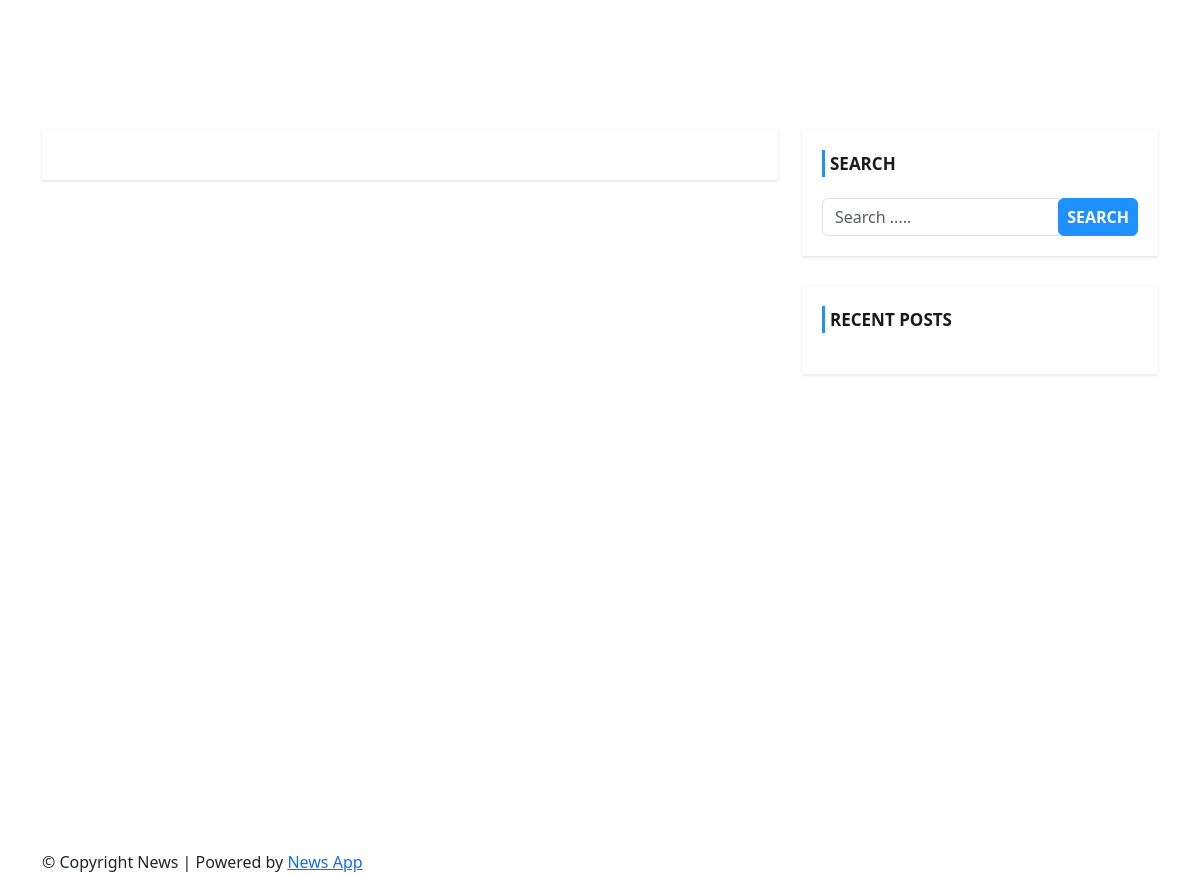
The page /search.php on the database as committed earlier.
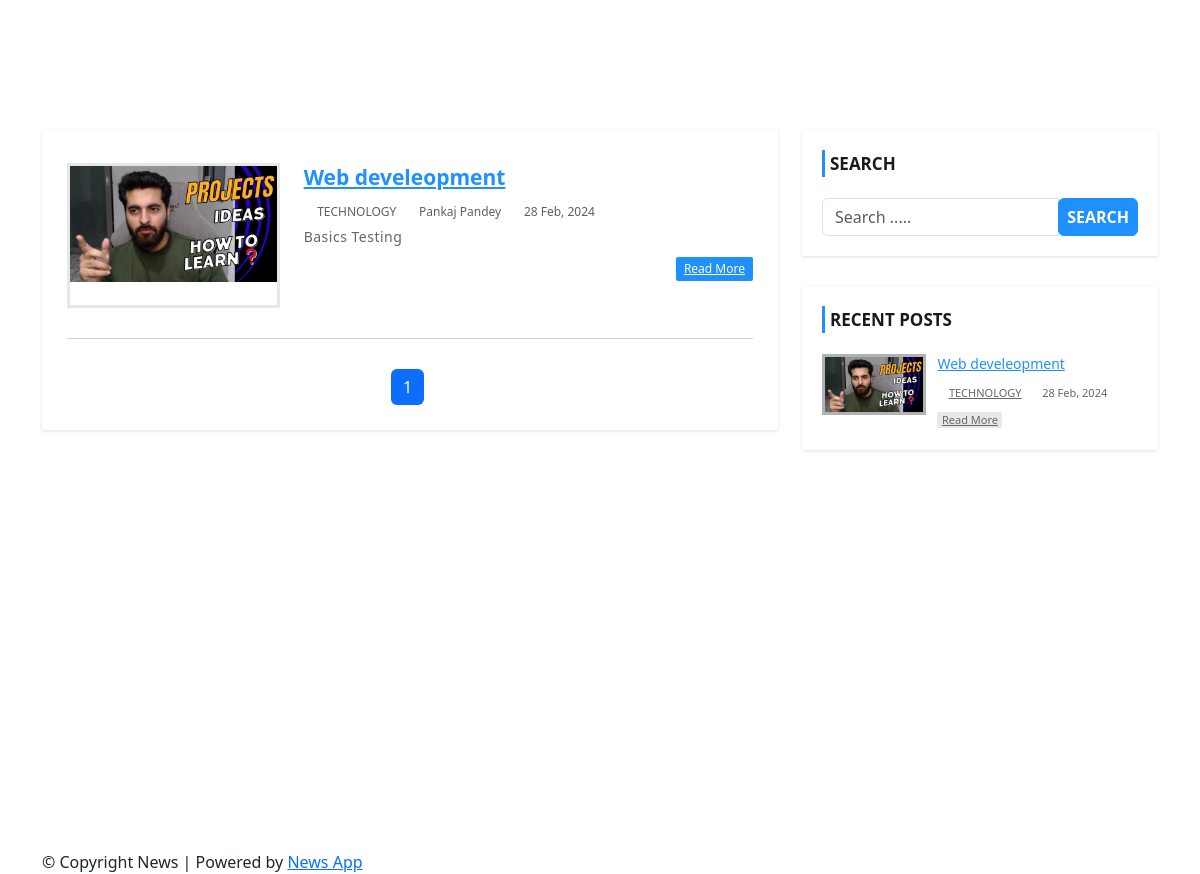
The same page on the database as committed later.
### tables this page shows
CREATE TABLE `post` (
  `id` int(11) NOT NULL,
  `title` varchar(191) NOT NULL,
  `description` text NOT NULL,
  `category` varchar(50) NOT NULL,
  `date` varchar(255) NOT NULL,
  `image` varchar(255) NOT NULL,
  `author` int(11) NOT NULL
);

CREATE TABLE `category` (
  `id` int(11) NOT NULL,
  `name` varchar(255) NOT NULL,
  `post` int(11) NOT NULL,
  `date` varchar(255) NOT NULL
);

CREATE TABLE `users` (
  `id` int(11) NOT NULL,
  `username` varchar(191) NOT NULL,
  `email` varchar(191) NOT NULL,
  `password` varchar(191) NOT NULL,
  `role` tinyint(11) NOT NULL DEFAULT 0
);

### search.php (the view, shortened to what the changed rows need)
<?php include 'include/header.php'; ?>
    <div id="main-content">
      <div class="container">
        <div class="row">
            <div class="col-md-8">
                <div class="post-container">
                <?php
                        $search = $_POST['search'];
                        $limit = 3;
                        if(isset($_GET['page'])){
                            $page = $_GET['page'];
                        }else{
                         $page = 1;
                        }
                        $offset = ($page -1 ) *$limit;
                      $query = "SELECT post.*, category.name , users.username FROM  post
                      LEFT JOIN category ON post.category = category.id
                      LEFT JOIN users ON post.author = users.id
                      WHERE post.title LIKE '%{$search}%'
                      ORDER BY post.id LIMIT {$offset},{$limit} ";
                      $run = mysqli_query($conn, $query);
                       if(mysqli_num_rows($run) > 0){ ?>
                 <?php
                          foreach($run as $row){
                              ?>
                             <div class="post-content">
                        <div class="row">
                            <div class="col-md-4">
                                <a class="post-img" href="single.php?id=<?php echo $row['id'] ?>"><img
                                        src="admin/uploads/<?php echo $row['image'] ?>" alt=""></a>
                            </div>
                            <div class="col-md-8">
                                <div class="inner-content clearfix">
                                    <h3><a href='single.php?id=<?php  echo $row['id'] ;?>'><?=$row['title'] ?></a></h3>
                                    <div class="post-information">
                                        <span>
                                            <i class="fa fa-tags" aria-hidden="true"></i>
                                            <a
                                                href='category.php?category=<?php echo $row['category'] ?>'><?= strtoupper($row['name']) ?></a>
                                        </span>
                                        <span>
                                            <i class="fa fa-user" aria-hidden="true"></i>
                                            <a
                                                href='author.php?author=<?php echo $row['author'] ?>'><?=$row['username'] ?></a>
                                        </span>
                                        <span>
                                            <i class="fa fa-calendar" aria-hidden="true"></i>
                                            <?=$row['date'] ?>
                                        </span>
                                    </div>
                                    <p class="description">
                                        <?=$row['description'] ?>
                                    </p>
                                    <a class='read-more pull-right' href='single.php?id=<?php echo  $row['id']; ?>'>read
                                        more</a>
                                </div>
                            </div>
                        </div>
                    </div>
                    <?php   }
                      }
        $sql = "SELECT * FROM post WHERE title  LIKE '%{$search}%'";
        $run = mysqli_query($conn, $sql);
        if(mysqli_num_rows($run ) > 0 ){
            $total_record = mysqli_num_rows($run);
            $total_page = ceil($total_record / $limit);
            echo '<ul class="pagination flex justify-content-center">';
            for($i = 1; $i <= $total_page; $i++){
                if($i == $page){
                    $active = "active";
                }else{
                    $active = "";
                }
            echo '<li class="page-item '.$active.'  "><a class="page-link" href="index.php?page= '.$i.' ">'.$i.'</a></li>';
            }
        echo '</ul>';
    }
        ?>
                </div>
            </div>
            <?php include 'include/sidebar.php'; ?>
        </div>
      </div>
    </div>
<?php include 'include/footer.php'; ?>

### include/sidebar.php (shortened to what the changed rows need)
<?php include('./admin/config/conn.php') ?>
<div id="sidebar" class="col-md-4">
    <?php
         $query = "SELECT post.*, category.name , users.username FROM  post
         LEFT JOIN category ON post.category = category.id
         LEFT JOIN users ON post.author = users.id
         ORDER BY post.id DESC LIMIT 5";
         $run = mysqli_query($conn, $query);
         ?>
    <div class="recent-post-container">
      <?php
         if(mysqli_num_rows($run) > 0){
             foreach($run as $row){
                 ?>
        <div class="recent-post">
            <a class="post-img" href="./single.php?id=<?=$row['id'] ?>">
                <img src="./admin/uploads/<?=$row['image'] ?>" alt=""/>
            </a>
            <div class="post-content">
                <h5><a href="single.php?id=<?php echo$row['id'] ?>"><?=$row['title'] ?></a></h5>
                <span>
                    <i class="fa fa-tags" aria-hidden="true"></i>
                    <a href='category.php?category=<?php echo $row['category'] ?>'><?= strtoupper($row['name']); ?></a>
                </span>
                <span>
                    <i class="fa fa-calendar" aria-hidden="true"></i>
                    <?=$row['date'] ?>
                </span>
                <a class="read-more" href="single.php?id=<?php echo $row['id']; ?>">read more</a>
            </div>
        </div>
        <?php }
        }?>
    </div>
</div>

Rows that differ between the two databases and show on the page:
added post: image (picture), title "Web develeopment", category.name "TECHNOLOGY", users.username "Pankaj Pandey", date "28 Feb, 2024", description "Basics Testing"
Other text that changed with them:
new list line: "1"
